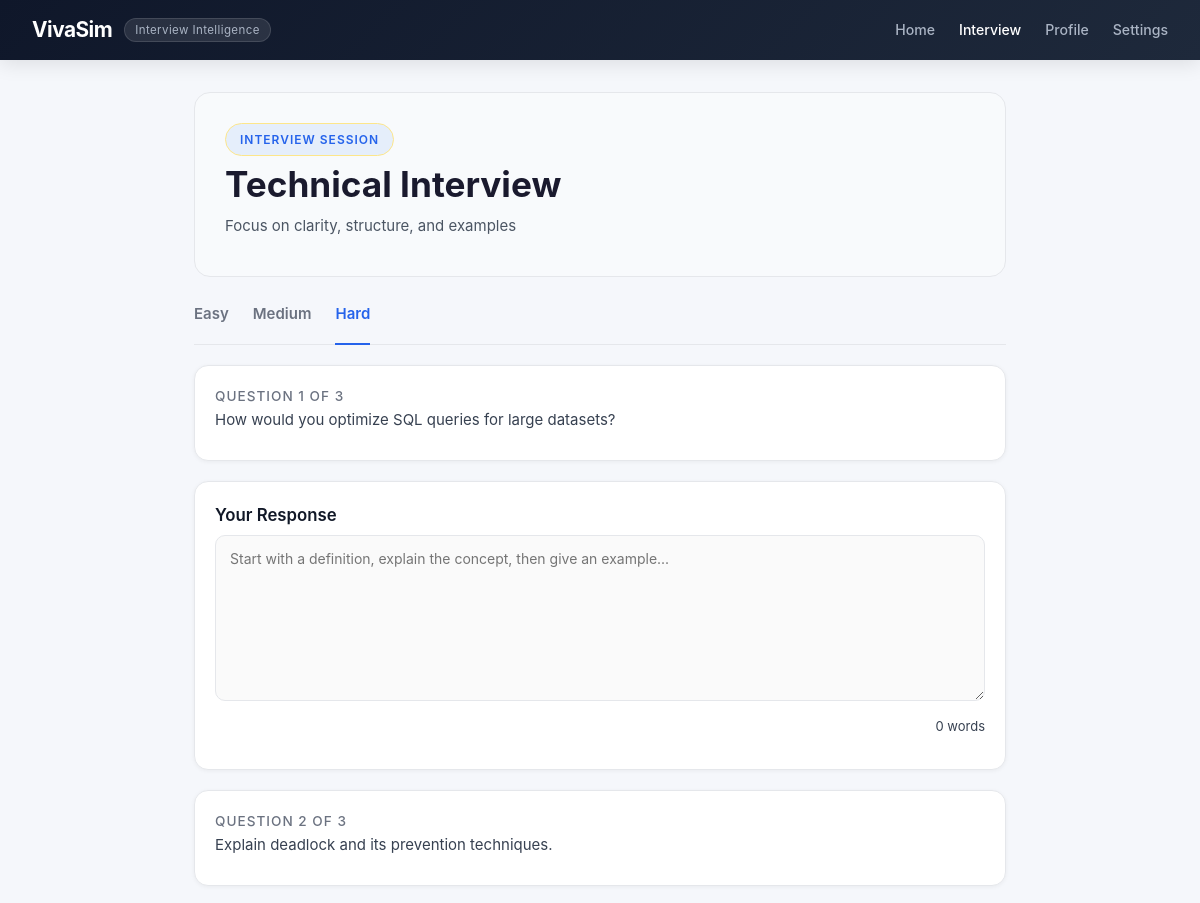
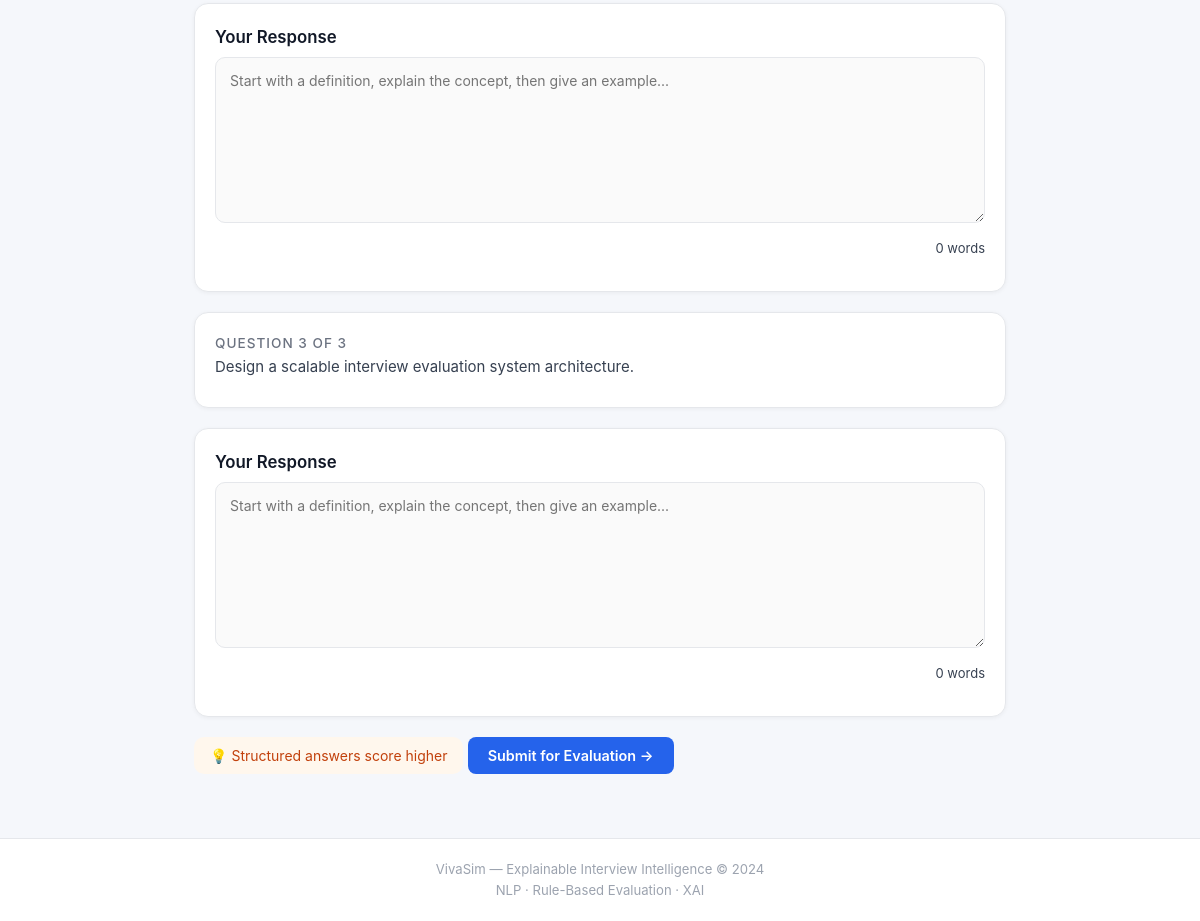
/interview?level=hard, run on the app's committed database (2 pictures, top to bottom).
### tables this page shows
CREATE TABLE questions (
            id INTEGER PRIMARY KEY AUTOINCREMENT,
            question_text TEXT NOT NULL,
            keywords TEXT NOT NULL,
            difficulty TEXT NOT NULL
        );

### routes/interview_routes.py (the view)
@interview_bp.route("/interview")
def interview_page():
    level = request.args.get("level", "easy").lower()
    questions = get_questions_by_difficulty(
        level,
        limit=3
    )
    if not questions:
        questions = get_random_questions(limit=3)
    print("Selected difficulty:", level)
    print("Questions loaded:", len(questions))
    return render_template(
        "interview.html",
        questions=questions,
        level=level
    )

### models/database.py (called while the page is built)
def get_connection():
    db_path = current_app.config.get(
        "DATABASE_PATH",
        DB_PATH
    )
    connection = sqlite3.connect(db_path)
    connection.row_factory = sqlite3.Row
    return connection

### models/question_model.py (called while the page is built)
def get_questions_by_difficulty(level, limit=3):
    conn = get_connection()
    cursor = conn.cursor()
    cursor.execute("""
        SELECT id, question_text, keywords, difficulty
        FROM questions
        WHERE LOWER(difficulty)=?
        ORDER BY RANDOM()
        LIMIT ?
    """, (level.lower(), limit))
    questions = cursor.fetchall()
    conn.close()
    return questions

### templates/interview.html (shortened to what this page needs)
{% extends "layout.html" %}
{% block content %}
<section class="session-header section mb-4">
    <div>
        <span class="session-badge">INTERVIEW SESSION</span>
        <h1 class="mt-3">Technical Interview</h1>
        <p class="text-muted">
            Focus on clarity, structure, and examples
        </p>
    </div>
</section>
<div class="container mt-4">
    <div class="difficulty-tabs">
        <a href="/interview?level=easy" class="{{ 'active' if level=='easy' }}">Easy</a>
        <a href="/interview?level=medium" class="{{ 'active' if level=='medium' }}">Medium</a>
        <a href="/interview?level=hard" class="{{ 'active' if level=='hard' }}">Hard</a>
    </div>
    <form method="POST" action="/evaluate">
        {% for q in questions %}
        <div class="card fade-in p-4 mb-4" style="animation-delay: {{ loop.index * 0.1 }}s">
            <div style="font-size: 0.85rem; color: #6b7280; font-weight: 500; letter-spacing: 1px;">
                QUESTION {{ loop.index }} OF {{ questions|length }}
            </div>
            {% set pct = (loop.index / questions|length) * 100 %}
            <p class="fs-5 mt-3">
                {{ q.question_text }}
            </p>
        </div>
        <div class="card fade-in p-4 mb-5" style="animation-delay: {{ (loop.index * 0.1) + 0.1 }}s">
            <h3>Your Response</h3>
            <textarea name="question_{{ q.id }}" rows="8" class="form-control mt-3 answer-textarea"
                placeholder="Start with a definition, explain the concept, then give an example..." required></textarea>
            <p class="text-muted mt-2 word-count">
                0 words
            </p>
        </div>
        {% endfor %}
        <div class="d-flex justify-content-between align-items-center mt-3 fade-in" style="animation-delay: 0.8s">
            <span class="tip">💡 Structured answers score higher</span>
            <button type="submit" class="btn btn-primary">
                Submit for Evaluation →
            </button>
        </div>
    </form>
</div>
{% endblock %}

### static/css/style.css (style rules this page uses)
*, *::before, *::after { box-sizing: border-box; margin: 0; padding: 0; }
body { font-family: 'Segoe UI', Tahoma, Geneva, Verdana, sans-serif; background-color: #f4f6f9; color: #1a1a2e; font-size: 15px; line-height: 1.6; min-height: 100vh; }
a { color: #2563eb; text-decoration: none; }
.section { margin-bottom: 2rem; }
h1 { font-size: 1.9rem; font-weight: 700; color: #1a1a2e; line-height: 1.2; margin-bottom: 0.6rem; }
h3 { font-size: 1.05rem; font-weight: 600; color: #1a1a2e; margin-bottom: 0.4rem; }
p { color: #4b5563; margin-bottom: 0.5rem; }
.btn { display: inline-flex; align-items: center; gap: 6px; font-size: 0.9rem; font-weight: 600; padding: 0.6rem 1.4rem; border-radius: 8px; border: none; cursor: pointer; text-decoration: none; transition: background 0.2s, transform 0.15s, box-shadow 0.2s; font-family: inherit; }
.card { background: #ffffff; border: 1px solid #e5e7eb; border-radius: 10px; padding: 1.5rem; box-shadow: 0 1px 4px rgba(0,0,0,0.05); }
.session-header { display: flex; align-items: flex-start; justify-content: space-between; flex-wrap: wrap; gap: 0.75rem; padding: 1.5rem 0 0.5rem; }
.session-badge { display: inline-block; background: #fef9c3; color: #854d0e; border: 1px solid #fde68a; font-size: 0.72rem; font-weight: 700; letter-spacing: 1px; padding: 3px 12px; border-radius: 20px; margin-bottom: 0.4rem; text-transform: uppercase; }
textarea { width: 100%; padding: 0.85rem 1rem; border: 1px solid #d1d5db; border-radius: 8px; font-family: inherit; font-size: 0.95rem; color: #1a1a2e; background: #fafafa; resize: vertical; outline: none; transition: border-color 0.2s, box-shadow 0.2s; margin-bottom: 0.5rem; }
.word-count { font-size: 0.78rem; color: #9ca3af; text-align: right; margin-bottom: 0.75rem; }
body { font-family: 'Inter', sans-serif; background: #f5f7fb; color: #1a1a1a; }
.section h1 { font-size: 2.2rem; font-weight: 700; }
.session-badge { background: rgba(59,130,246,0.1); color: #2563eb; padding: 6px 14px; border-radius: 20px; font-size: 12px; font-weight: 600; }
.card { border-radius: 14px; border: 1px solid #e5e7eb; background: #ffffff; padding: 20px; margin-bottom: 20px; transition: 0.2s; }
.card h3 { font-weight: 600; color: #111827; }
.card p { color: #374151; }
textarea { width: 100%; border-radius: 10px; border: 1px solid #e5e7eb; padding: 14px; font-size: 14px; }
.btn-primary { background: #2563eb !important; border: none; border-radius: 8px; padding: 10px 20px; font-weight: 600; color: #fff !important; }
.difficulty-tabs { display: flex; gap: 24px; margin: 20px 0; border-bottom: 1px solid #e5e7eb; padding-bottom: 10px; }
.difficulty-tabs a { text-decoration: none; font-weight: 600; color: #6b7280; padding-bottom: 8px; position: relative; }
.difficulty-tabs a.active { color: #2563eb; }
.difficulty-tabs a.active::after { content: ""; position: absolute; bottom: -11px; left: 0; width: 100%; height: 2px; background: #2563eb; }
.tip { background: #fff7ed; color: #c2410c; padding: 10px 16px; border-radius: 10px; font-size: 14px; }
.word-count { font-size: 13px; color: #6b7280; text-align: right; }
.fade-in { animation: fadeIn 0.6s ease-in; }
.session-header { background: #f8fafc; padding: 30px; border-radius: 16px; border: 1px solid #e5e7eb; margin-bottom: 25px; }

### data on the page
questions: questions "3", question_text "How would you optimize SQL queries for large datasets?", id "Start with a definition, explain the concept, then give an example..."
questions: questions "3", question_text "Explain deadlock and its prevention techniques.", id "Start with a definition, explain the concept, then give an example..."
questions: questions "3", question_text "Design a scalable interview evaluation system architecture.", id "Start with a definition, explain the concept, then give an example..."
